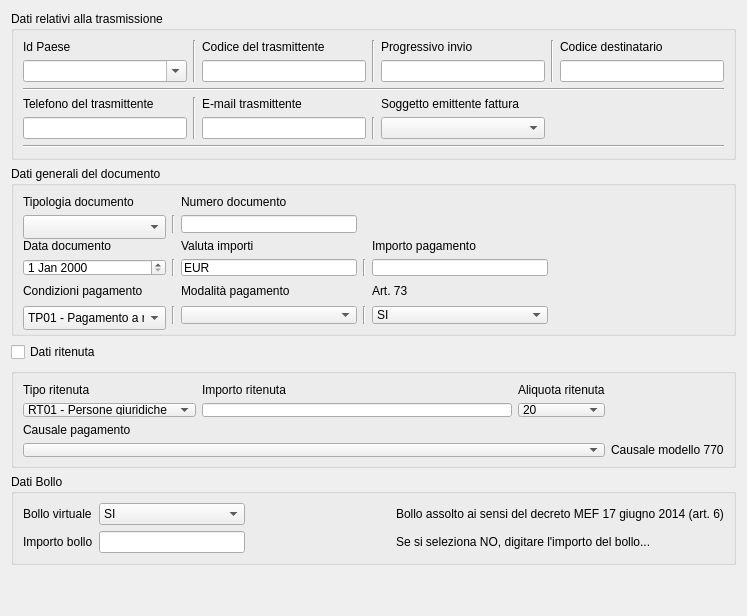
     <widget class="QWidget" name="tab_9">
      <attribute name="title">
       <string>Dati relativi alla trasmissione</string>
      </attribute>
      <layout class="QGridLayout" name="gridLayout_2">
       <item row="0" column="0">
        <widget class="QGroupBox" name="groupBox">
         <property name="sizePolicy">
          <sizepolicy hsizetype="Preferred" vsizetype="Fixed">
           <horstretch>0</horstretch>
           <verstretch>0</verstretch>
          </sizepolicy>
         </property>
         <property name="minimumSize">
          <size>
           <width>0</width>
           <height>140</height>
          </size>
         </property>
         <property name="sizeIncrement">
          <size>
           <width>0</width>
           <height>120</height>
          </size>
         </property>
         <property name="baseSize">
          <size>
           <width>0</width>
           <height>120</height>
          </size>
         </property>
         <property name="title">
          <string>Dati relativi alla trasmissione</string>
         </property>
         <layout class="QGridLayout" name="gridLayout">
          <item row="0" column="1">
           <widget class="QLabel" name="label">
            <property name="text">
             <string>Id Paese</string>
            </property>
           </widget>
          </item>
          <item row="1" column="3">
           <widget class="QLineEdit" name="id_codice">
            <property name="maxLength">
             <number>11</number>
            </property>
           </widget>
          </item>
          <item row="4" column="5">
           <widget class="QComboBox" name="em_fatt"/>
          </item>
          <item row="2" column="1" colspan="7">
           <widget class="Line" name="line_8">
            <property name="sizePolicy">
             <sizepolicy hsizetype="Expanding" vsizetype="Fixed">
              <horstretch>0</horstretch>
              <verstretch>0</verstretch>
             </sizepolicy>
            </property>
            <property name="orientation">
             <enum>Qt::Horizontal</enum>
            </property>
           </widget>
          </item>
          <item row="1" column="5">
           <widget class="QLineEdit" name="progree_invio"/>
          </item>
          <item row="3" column="5">
           <widget class="QLabel" name="label_7">
            <property name="text">
             <string>Soggetto emittente fattura</string>
            </property>
           </widget>
          </item>
          <item row="1" column="7">
           <widget class="QLineEdit" name="cod_dest"/>
          </item>
          <item row="0" column="3">
           <widget class="QLabel" name="label_2">
            <property name="text">
             <string>Codice del trasmittente</string>
            </property>
           </widget>
          </item>
          <item row="0" column="5">
           <widget class="QLabel" name="label_3">
            <property name="text">
             <string>Progressivo invio</string>
            </property>
           </widget>
          </item>
          <item row="3" column="1">
           <widget class="QLabel" name="label_5">
            <property name="text">
             <string>Telefono del trasmittente</string>
            </property>
           </widget>
          </item>
          <item row="4" column="3">
           <widget class="QLineEdit" name="email_trasm"/>
          </item>
          <item row="4" column="1">
           <widget class="QLineEdit" name="tel_trasm"/>
          </item>
          <item row="3" column="3">
           <widget class="QLabel" name="label_6">
            <property name="text">
             <string>E-mail trasmittente</string>
            </property>
           </widget>
          </item>
          <item row="4" column="4">
           <widget class="Line" name="line_7">
            <property name="orientation">
             <enum>Qt::Vertical</enum>
            </property>
           </widget>
          </item>
          <item row="3" column="2" rowspan="2">
           <widget class="Line" name="line_3">
            <property name="orientation">
             <enum>Qt::Vertical</enum>
            </property>
           </widget>
          </item>
          <item row="0" column="7">
           <widget class="QLabel" name="label_4">
            <property name="text">
             <string>Codice destinatario</string>
            </property>
           </widget>
          </item>
          <item row="0" column="2" rowspan="2">
           <widget class="Line" name="line_4">
            <property name="orientation">
             <enum>Qt::Vertical</enum>
            </property>
           </widget>
          </item>
          <item row="0" column="4" rowspan="2">
           <widget class="Line" name="line_5">
            <property name="orientation">
             <enum>Qt::Vertical</enum>
            </property>
           </widget>
          </item>
          <item row="0" column="6" rowspan="2">
           <widget class="Line" name="line_6">
            <property name="orientation">
             <enum>Qt::Vertical</enum>
            </property>
           </widget>
          </item>
          <item row="1" column="1">
           <widget class="QComboBox" name="id_paese">
            <property name="editable">
             <bool>true</bool>
            </property>
           </widget>
          </item>
          <item row="4" column="7">
           <spacer name="horizontalSpacer_4">
            <property name="orientation">
             <enum>Qt::Horizontal</enum>
            </property>
            <property name="sizeHint" stdset="0">
             <size>
              <width>40</width>
              <height>20</height>
             </size>
            </property>
           </spacer>
          </item>
          <item row="5" column="1" colspan="7">
           <widget class="Line" name="line_9">
            <property name="sizePolicy">
             <sizepolicy hsizetype="Expanding" vsizetype="Fixed">
              <horstretch>0</horstretch>
              <verstretch>0</verstretch>
             </sizepolicy>
            </property>
            <property name="orientation">
             <enum>Qt::Horizontal</enum>
            </property>
           </widget>
          </item>
         </layout>
        </widget>
       </item>
       <item row="1" column="0">
        <widget class="QGroupBox" name="groupBox_4">
         <property name="sizePolicy">
          <sizepolicy hsizetype="Preferred" vsizetype="Fixed">
           <horstretch>0</horstretch>
           <verstretch>0</verstretch>
          </sizepolicy>
         </property>
         <property name="minimumSize">
          <size>
           <width>0</width>
           <height>170</height>
          </size>
         </property>
         <property name="maximumSize">
          <size>
           <width>16777215</width>
           <height>170</height>
          </size>
         </property>
         <property name="sizeIncrement">
          <size>
           <width>0</width>
           <height>170</height>
          </size>
         </property>
         <property name="baseSize">
          <size>
           <width>0</width>
           <height>170</height>
          </size>
         </property>
         <property name="title">
          <string>Dati generali del documento</string>
         </property>
         <layout class="QGridLayout" name="gridLayout_5">
          <item row="1" column="1">
           <widget class="Line" name="line_25">
            <property name="orientation">
             <enum>Qt::Vertical</enum>
            </property>
           </widget>
          </item>
          <item row="3" column="1">
           <widget class="Line" name="line_26">
            <property name="orientation">
             <enum>Qt::Vertical</enum>
            </property>
           </widget>
          </item>
          <item row="1" column="0">
           <widget class="QComboBox" name="tip_doc">
            <property name="minimumSize">
             <size>
              <width>143</width>
              <height>24</height>
             </size>
            </property>
            <property name="maximumSize">
             <size>
              <width>143</width>
              <height>24</height>
             </size>
            </property>
            <property name="sizeIncrement">
             <size>
              <width>143</width>
              <height>24</height>
             </size>
            </property>
            <property name="baseSize">
             <size>
              <width>143</width>
              <height>24</height>
             </size>
            </property>
           </widget>
          </item>
          <item row="3" column="0">
           <widget class="QDateEdit" name="data_doc"/>
          </item>
          <item row="0" column="0">
           <widget class="QLabel" name="label_23">
            <property name="text">
             <string>Tipologia documento</string>
            </property>
           </widget>
          </item>
          <item row="3" column="2">
           <widget class="QLineEdit" name="euro">
            <property name="text">
             <string>EUR</string>
            </property>
            <property name="readOnly">
             <bool>false</bool>
            </property>
           </widget>
          </item>
          <item row="2" column="2">
           <widget class="QLabel" name="label_32">
            <property name="text">
             <string>Valuta importi</string>
            </property>
           </widget>
          </item>
          <item row="1" column="2">
           <widget class="QLineEdit" name="lineEdit"/>
          </item>
          <item row="2" column="0">
           <widget class="QLabel" name="label_31">
            <property name="text">
             <string>Data documento</string>
            </property>
           </widget>
          </item>
          <item row="0" column="2">
           <widget class="QLabel" name="label_30">
            <property name="text">
             <string>Numero documento</string>
            </property>
           </widget>
          </item>
          <item row="2" column="4">
           <widget class="QLabel" name="label_33">
            <property name="text">
             <string>Importo pagamento</string>
            </property>
           </widget>
          </item>
          <item row="3" column="4">
           <widget class="QLineEdit" name="importo"/>
          </item>
          <item row="4" column="0">
           <widget class="QLabel" name="label_34">
            <property name="text">
             <string>Condizioni pagamento</string>
            </property>
           </widget>
          </item>
          <item row="5" column="0">
           <widget class="QComboBox" name="cond_pagam">
            <property name="minimumSize">
             <size>
              <width>143</width>
              <height>24</height>
             </size>
            </property>
            <property name="maximumSize">
             <size>
              <width>143</width>
              <height>24</height>
             </size>
            </property>
            <property name="sizeIncrement">
             <size>
              <width>143</width>
              <height>24</height>
             </size>
            </property>
            <property name="baseSize">
             <size>
              <width>143</width>
              <height>24</height>
             </size>
            </property>
            <item>
             <property name="text">
              <string>TP01 - Pagamento a rate</string>
             </property>
            </item>
            <item>
             <property name="text">
              <string>TP02 - Pagamento completo</string>
             </property>
            </item>
            <item>
             <property name="text">
              <string>TP03 - Anticipo</string>
             </property>
            </item>
           </widget>
          </item>
          <item row="4" column="2">
           <widget class="QLabel" name="label_35">
            <property name="text">
             <string>Modalità pagamento</string>
            </property>
           </widget>
          </item>
          <item row="5" column="2">
           <widget class="QComboBox" name="mod_pagam">
            <property name="sizeIncrement">
             <size>
              <width>132</width>
              <height>24</height>
             </size>
            </property>
            <property name="baseSize">
             <size>
              <width>132</width>
              <height>24</height>
             </size>
            </property>
           </widget>
          </item>
          <item row="4" column="4">
           <widget class="QLabel" name="label_36">
            <property name="text">
             <string>Art. 73</string>
            </property>
           </widget>
          </item>
          <item row="3" column="3">
           <widget class="Line" name="line_27">
            <property name="orientation">
             <enum>Qt::Vertical</enum>
            </property>
           </widget>
          </item>
          <item row="5" column="1">
           <widget class="Line" name="line_28">
            <property name="orientation">
             <enum>Qt::Vertical</enum>
            </property>
           </widget>
          </item>
          <item row="5" column="3">
           <widget class="Line" name="line_29">
            <property name="orientation">
             <enum>Qt::Vertical</enum>
            </property>
           </widget>
          </item>
          <item row="1" column="4">
           <spacer name="horizontalSpacer_3">
            <property name="orientation">
             <enum>Qt::Horizontal</enum>
            </property>
            <property name="sizeHint" stdset="0">
             <size>
              <width>40</width>
              <height>20</height>
             </size>
            </property>
           </spacer>
          </item>
          <item row="4" column="5">
           <spacer name="horizontalSpacer_12">
            <property name="orientation">
             <enum>Qt::Horizontal</enum>
            </property>
            <property name="sizeHint" stdset="0">
             <size>
              <width>40</width>
              <height>20</height>
             </size>
            </property>
           </spacer>
          </item>
          <item row="5" column="4">
           <widget class="QComboBox" name="art_73">
            <item>
             <property name="text">
              <string>SI</string>
             </property>
            </item>
            <item>
             <property name="text">
              <string>NO</string>
             </property>
            </item>
           </widget>
          </item>
         </layout>
        </widget>
       </item>
       <item row="2" column="0">
        <widget class="QCheckBox" name="ritenuta">
         <property name="text">
          <string>Dati ritenuta</string>
         </property>
        </widget>
       </item>
       <item row="3" column="0">
        <widget class="QGroupBox" name="groupBox_7">
         <property name="sizePolicy">
          <sizepolicy hsizetype="Preferred" vsizetype="Fixed">
           <horstretch>0</horstretch>
           <verstretch>0</verstretch>
          </sizepolicy>
         </property>
         <property name="minimumSize">
          <size>
           <width>0</width>
           <height>100</height>
          </size>
         </property>
         <property name="maximumSize">
          <size>
           <width>16777215</width>
           <height>100</height>
          </size>
         </property>
         <property name="sizeIncrement">
          <size>
           <width>0</width>
           <height>100</height>
          </size>
         </property>
         <property name="baseSize">
          <size>
           <width>0</width>
           <height>100</height>
          </size>
         </property>
         <property name="title">
          <string/>
         </property>
         <layout class="QGridLayout" name="gridLayout_17">
          <item row="4" column="0">
           <widget class="QComboBox" name="rit_tipo">
            <item>
             <property name="text">
              <string>RT01 - Persone giuridiche</string>
             </property>
            </item>
            <item>
             <property name="text">
              <string>RT02 - Persone fisiche</string>
             </property>
            </item>
           </widget>
          </item>
          <item row="2" column="0">
           <widget class="QLabel" name="label_89">
            <property name="text">
             <string>Tipo ritenuta</string>
            </property>
           </widget>
          </item>
          <item row="4" column="2">
           <widget class="QComboBox" name="al_rit">
            <item>
             <property name="text">
              <string>20</string>
             </property>
            </item>
            <item>
             <property name="text">
              <string>23</string>
             </property>
            </item>
            <item>
             <property name="text">
              <string>30</string>
             </property>
            </item>
           </widget>
          </item>
          <item row="6" column="0" colspan="3">
           <widget class="QComboBox" name="caus_pagam_rite">
            <property name="sizePolicy">
             <sizepolicy hsizetype="Preferred" vsizetype="Fixed">
              <horstretch>0</horstretch>
              <verstretch>0</verstretch>
             </sizepolicy>
            </property>
            <property name="minimumSize">
             <size>
              <width>582</width>
              <height>0</height>
             </size>
            </property>
            <property name="maximumSize">
             <size>
              <width>582</width>
              <height>16777215</height>
             </size>
            </property>
            <property name="sizeIncrement">
             <size>
              <width>582</width>
              <height>0</height>
             </size>
            </property>
            <property name="baseSize">
             <size>
              <width>582</width>
              <height>0</height>
             </size>
            </property>
           </widget>
          </item>
          <item row="2" column="1">
           <widget class="QLabel" name="label_90">
            <property name="text">
             <string>Importo ritenuta</string>
            </property>
           </widget>
          </item>
          <item row="5" column="0">
           <widget class="QLabel" name="label_91">
            <property name="text">
             <string>Causale pagamento</string>
            </property>
           </widget>
          </item>
          <item row="4" column="1">
           <widget class="QLineEdit" name="imp_ritenuta"/>
          </item>
          <item row="4" column="3">
           <spacer name="horizontalSpacer_21">
            <property name="orientation">
             <enum>Qt::Horizontal</enum>
            </property>
            <property name="sizeHint" stdset="0">
             <size>
              <width>40</width>
              <height>20</height>
             </size>
            </property>
           </spacer>
          </item>
          <item row="2" column="2">
           <widget class="QLabel" name="label_92">
            <property name="text">
             <string>Aliquota ritenuta</string>
            </property>
           </widget>
          </item>
          <item row="6" column="3">
           <widget class="QLabel" name="label_97">
            <property name="text">
             <string>Causale modello 770</string>
            </property>
           </widget>
          </item>
         </layout>
        </widget>
       </item>
       <item row="4" column="0">
        <widget class="QGroupBox" name="groupBox_8">
         <property name="title">
          <string>Dati Bollo</string>
         </property>
         <layout class="QGridLayout" name="gridLayout_12">
          <item row="0" column="3">
           <widget class="QLabel" name="label_63">
            <property name="text">
             <string>Bollo assolto ai sensi del decreto MEF 17 giugno 2014 (art. 6)</string>
            </property>
           </widget>
          </item>
          <item row="0" column="0">
           <widget class="QLabel" name="label_62">
            <property name="text">
             <string>Bollo virtuale</string>
            </property>
           </widget>
          </item>
          <item row="0" column="1">
           <widget class="QComboBox" name="sel_bollo">
            <item>
             <property name="text">
              <string>SI</string>
             </property>
            </item>
            <item>
             <property name="text">
              <string>NO</string>
             </property>
            </item>
           </widget>
          </item>
          <item row="1" column="0">
           <widget class="QLabel" name="label_64">
            <property name="text">
             <string>Importo bollo</string>
            </property>
           </widget>
          </item>
          <item row="1" column="1">
           <widget class="QLineEdit" name="imp_bollo"/>
          </item>
          <item row="0" column="2">
           <spacer name="horizontalSpacer_9">
            <property name="orientation">
             <enum>Qt::Horizontal</enum>
            </property>
            <property name="sizeHint" stdset="0">
             <size>
              <width>40</width>
              <height>20</height>
             </size>
            </property>
           </spacer>
          </item>
          <item row="1" column="3">
           <widget class="QLabel" name="label_85">
            <property name="text">
             <string>Se si seleziona NO, digitare l'importo del bollo...</string>
            </property>
           </widget>
          </item>
          <item row="1" column="2">
           <spacer name="horizontalSpacer_14">
            <property name="orientation">
             <enum>Qt::Horizontal</enum>
            </property>
            <property name="sizeHint" stdset="0">
             <size>
              <width>40</width>
              <height>20</height>
             </size>
            </property>
           </spacer>
          </item>
         </layout>
        </widget>
       </item>
       <item row="5" column="0">
        <spacer name="verticalSpacer_2">
         <property name="orientation">
          <enum>Qt::Vertical</enum>
         </property>
         <property name="sizeHint" stdset="0">
          <size>
           <width>20</width>
           <height>40</height>
          </size>
         </property>
        </spacer>
       </item>
      </layout>
     </widget>
